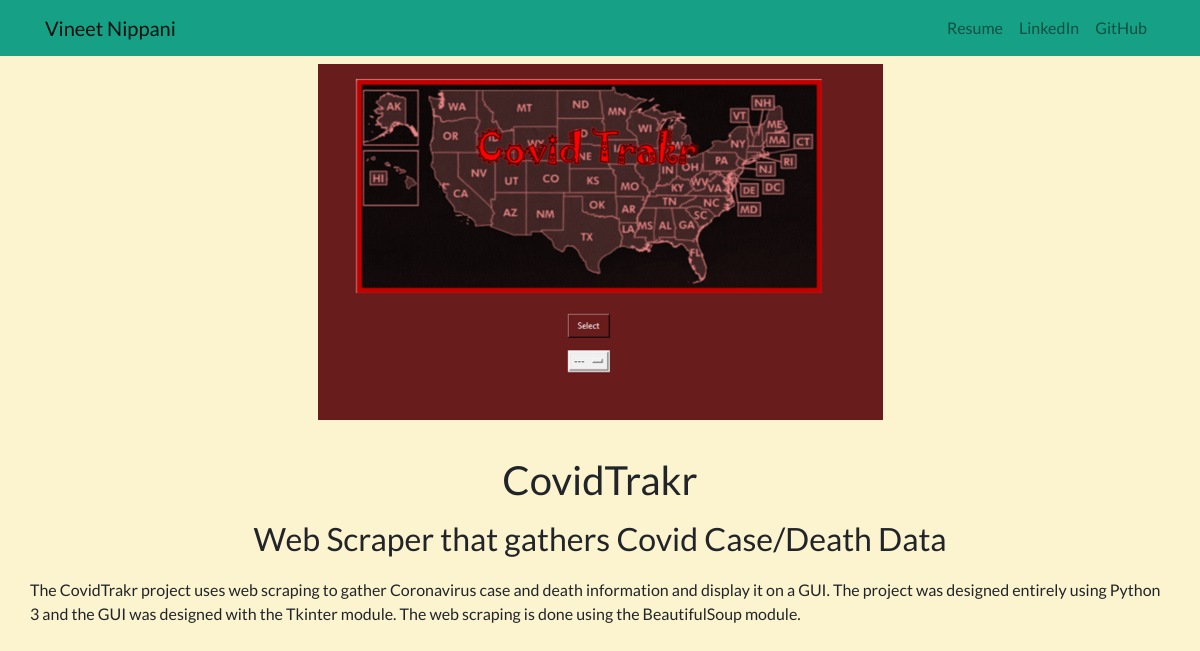
The app's page /project/3/ with its own data.
### rWebsite/models.py (models this page shows, shortened)
class Project(models.Model):
	title = models.CharField(max_length = 100)
	description = models.CharField(max_length = 250)
	image = models.ImageField(upload_to='rWebsite/images/')
	full_info = models.TextField()

### rWebsite/views.py (the view)
# urls.py: path('project/<int:proj_id>/', views.detail, name='detail'), #each project gets its own page
def detail(request, proj_id):
	project = get_object_or_404(Project,pk=proj_id) #returns 404 if can't grab id
	return render(request,'rWebsite/detail.html',{'project':project})

### rWebsite/templates/rWebsite/detail.html
{% extends 'rWebsite/base.html' %}
{% block content %}
<div class="row py-md-2 justify-content-center">
	<img src="{{ project.image.url }}">
</div>
<br>
<div class="row py-md-1 justify-content-center">
	<h1>{{ project.title }}</h1>
</div>
<div class="row py-md-1 justify-content-center">
	<h2>{{ project.description }}</h2>
</div>
<div class="row py-md-2 justify-content-center">
	<p>{{ project.full_info }}</p>
</div>
{% endblock %}

### rWebsite/static/rWebsite/custom.css (style rules this page uses)
#bodyS { font-family: 'Lato', sans-serif; background-color: #FCF3CF; }

### records on screen
Project: image (picture), title "CovidTrakr", description "Web Scraper that gathers Covid Case/Death Data", full_info "The CovidTrakr project uses web scraping to gather Coronavirus case and death information and display it on a GUI. The project was designed entirely using Python 3 and the GUI was designed with the Tkinter module. The web scraping is done using the BeautifulSoup module."
